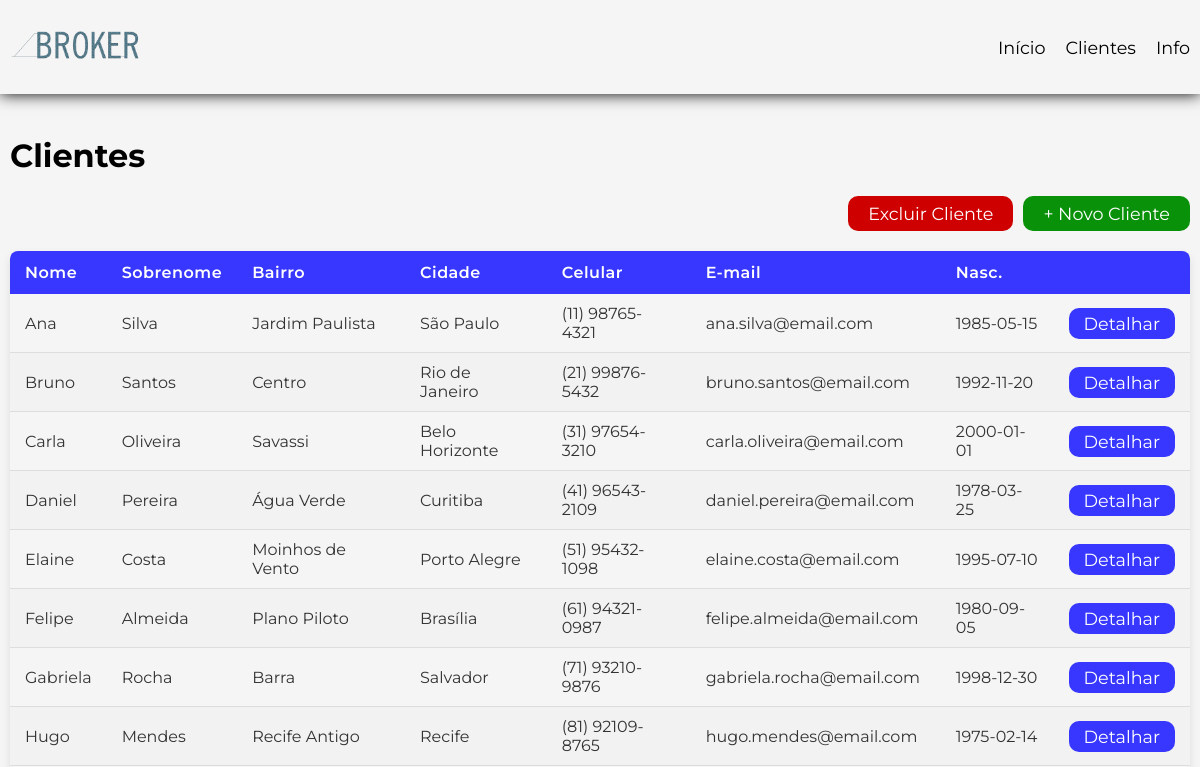
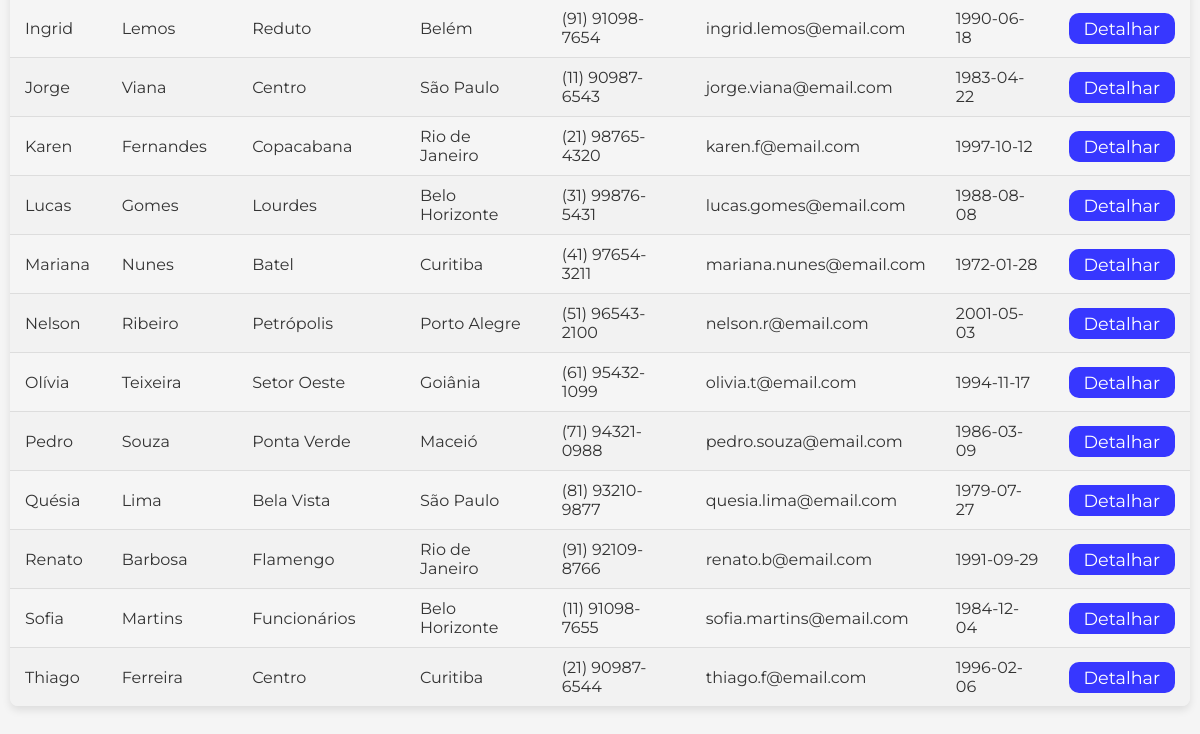
Before: /clientes with the older database file (2 pictures, top to bottom).
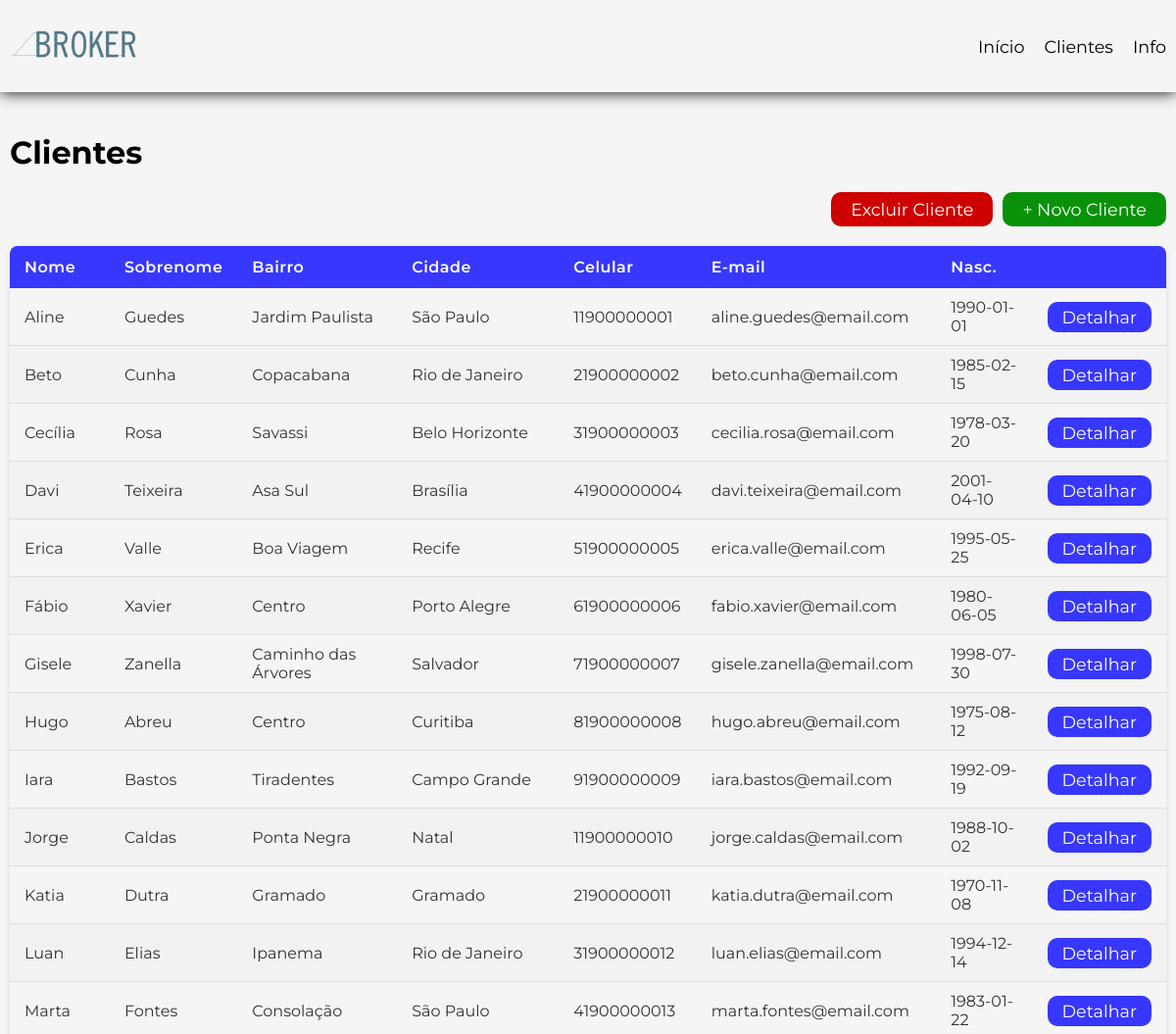
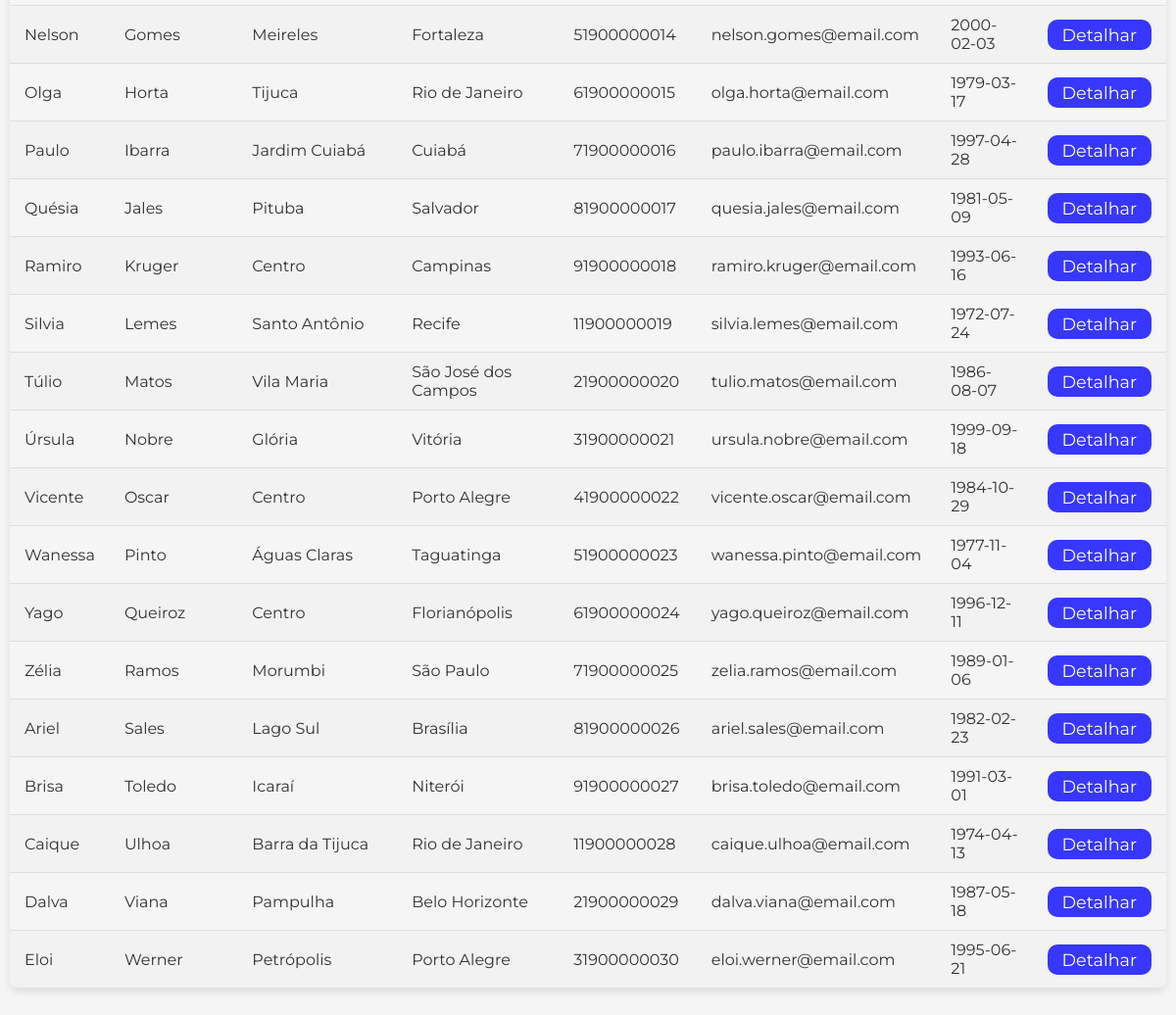
After: the same page with the newer database file (2 pictures, top to bottom).
### tables this page shows
CREATE TABLE addresses (
	id INT AUTO_INCREMENT NOT NULL,
	id_customer INT NOT NULL,
	street VARCHAR(100) NOT NULL,
	number INT NOT NULL,
	complement VARCHAR(10),
	neighborhood VARCHAR(100) NOT NULL,
	city VARCHAR(100) NOT NULL,
	state CHAR(2) NOT NULL,
	cep VARCHAR(8) NOT NULL,
	active BOOLEAN NOT NULL DEFAULT TRUE,
	created_at TIMESTAMP NOT NULL,
	modified_at TIMESTAMP,
	deleted_at TIMESTAMP,
	PRIMARY KEY(id),
	FOREIGN KEY(id_customer) REFERENCES customers(id)
);

CREATE TABLE customers (
	id INT AUTO_INCREMENT NOT NULL,
	first_name VARCHAR(40) NOT NULL,
	last_name VARCHAR(40) NOT NULL,
	cpf VARCHAR(11),
	birth_date DATE,
	cellphone VARCHAR(15),
	email varchar(254),
	active BOOLEAN NOT NULL DEFAULT TRUE,
	created_at TIMESTAMP NOT NULL,
	modified_at TIMESTAMP,
	deleted_at TIMESTAMP,
	PRIMARY KEY(id)
);

### App/Controller/CustomerController.php (called while the page is built, shortened)
<?php
final class CustomerController {
    private readonly CustomerUsecase $usecase;
    public function __construct(CustomerUsecase $usecase) {
        $this->usecase = $usecase;
    }
    final public function index(): void {
        $customers = $this->usecase->index();
        require_once VIEW . 'pages/main.php';
    }
}

### App/Usecase/CustomerUsecase.php (called while the page is built, shortened)
<?php
final class CustomerUsecase {
    private readonly CustomerRepository $repo;
    public function __construct(CustomerRepository $repo) {
        $this->repo = $repo;
    }
    public function index():?array {
        $result = $this->repo->fetchAll();
        if (!empty($result)) {
            return $result;
        }
        return null;
    }
}

### App/Repository/CustomerRepository.php (called while the page is built, shortened)
<?php
class CustomerRepository implements IRepository {
    private readonly mysqli $db;
    public function __construct(mysqli $db) {
        $this->db = $db;
    }
    public function fetchAll():?array {
        $query = "SELECT c.id, c.first_name, c.last_name, c.birth_date, c.cellphone, c.email, a.neighborhood, a.city
                FROM customers c
                LEFT JOIN addresses a ON c.id = a.id_customer;";
        $result = $this->db->query($query)->fetch_all(MYSQLI_ASSOC);
        if (!empty($result)) {
            $customers = [];
            foreach ($result as $row) {
                $address = new AddressDtoResponse(null, null,null,null,$row['neighborhood'],$row['city']);
                $customer = new CustomerDtoResponse($row['id'], $row['first_name'], $row['last_name'], $row['birth_date'],
                        $row['email'], $row['cellphone'], $address);
                $customers[] = $customer;
            }
            return $customers;
        }
        return null;
    }
}

### App/Dto/Response/CustomerDtoResponse.php (called while the page is built, shortened)
<?php
    final class CustomerDtoResponse {
        private ?int $id;
        private ?string $firstName;
        private ?string $lastName;
        private ?string $birthDate;
        private ?string $email;
        private ?string $cellphone;
        private ?AddressDtoResponse $address;
        public function getId(): ?int {
            return $this->id;
        }
        public function getFirstName(): ?string {
            return $this->firstName;
        }
        public function getLastName(): ?string {
            return $this->lastName;
        }
        public function getBirthDate(): ?string {
            return $this->birthDate;
        }
        public function getEmail(): ?string {
            return $this->email;
        }
        public function getCellphone(): ?string {
            return $this->cellphone;
        }
        public function getAddress(): ?AddressDtoResponse {
            return $this->address;
        }
        private function setId(?int $id): void {
            $this->id = $id;
        }
        public function setFirstName(?string $firstName): void {
            $this->firstName = $firstName;
        }
        public function setLastName(?string $lastName): void {
            $this->lastName = $lastName;
        }
        public function setBirthDate(?string $birthDate): void {
            $this->birthDate = $birthDate;
        }
        public function setEmail(?string $email): void {
            if (!empty($email)) {
                if (filter_var($email, FILTER_VALIDATE_EMAIL)) {
                    $this->email = $email;
                    return;
                }
                throw new Exception("Email is not valid", 400);
            } else {
                $this->email = $email;
            }
        }
        public function setCellphone(?string $cellphone): void {
            $this->cellphone = $cellphone;
        }
        public function setAddress(?AddressDtoResponse $address): void {
            $this->address = $address;
        }
    }

### App/Dto/Response/AddressDtoResponse.php (called while the page is built, shortened)
<?php
final class AddressDtoResponse {
    private ?string $neighborhood;
    private ?string $city;
    public function getNeighborhood(): ?string {
        return $this->neighborhood;
    }
    public function getCity(): ?string {
        return $this->city;
    }
    public function setNeighborhood(?string $neighborhood): void {
        $this->neighborhood = $neighborhood;
    }
    public function setCity(?string $city): void {
        $this->city = $city;
    }
}

### App/view/components/table.php (the view)
<div class="container">
    <h1>Clientes</h1>
    <div class="actions">
        <a href="./clientes/cadastrar" class="btn-actions new">+ Novo Cliente</a>
        <a href="./clientes" class="btn-actions delete">Excluir Cliente</a>
    </div>
    <table>
        <thead>
            <tr>
                <th>Nome</th>
                <th>Sobrenome</th>
                <th>Bairro</th>
                <th>Cidade</th>
                <th>Celular</th>
                <th>E-mail</th>
                <th>Nasc.</th>
                <th></th>
            </tr>
        </thead>
        <tbody>
            <?php if (empty($customers)): ?>
                <tr>
                    <td colspan="8">Ainda não há clientes cadastrados</td>
                </tr>
            <?php else: ?>
                <?php foreach ($customers as $customer): ?>
                    <tr>
                        <td><?= $customer->getFirstName() ?></td>
                        <td><?= $customer->getLastName() ?></td>
                        <td><?= $customer->getAddress()->getNeighborhood() ?></td>
                        <td><?= $customer->getAddress()->getCity() ?></td>
                        <td><?= $customer->getCellphone() ?></td>
                        <td><?= $customer->getEmail() ?></td>
                        <td><?= $customer->getBirthDate() ?></td>
                        <td><a class="btn-table info" href="<?= 'clientes/cadastrar?id=' . $customer->getId() ?>">Detalhar</a></td>
                    </tr>
                <?php endforeach; ?>
            <?php endif ?>
        </tbody>
    </table>
</div>

### public/index.php (shortened to what this page needs)
<?php
    $requestUri = parse_url($_SERVER['REQUEST_URI'], PHP_URL_PATH);
    switch ($requestUri) {
        case '/clientes':
            Controller::initCustomer()->index();
            break;
    }

### App/view/pages/main.php (shortened to what this page needs)
<!DOCTYPE html>
<html lang="pt-BR">
<head>
    <link rel="stylesheet" href="./styles/main.css">
    <link rel="stylesheet" href="./styles/variables.css">
</head>
<body>
    <?php include VIEW . "components/header.php"; ?>
    <main>
        <div class="container-fluid">
            <?php include VIEW . "components/table.php"; ?>
        </div>
    </main>
</body>
</html>

### App/view/components/header.php
<header>
    <div class="container-header">
        <div class="left">
            <a href="../">
                <img src="../assets/broker-logo.png" alt="logo" width="130px">
            </a>
        </div>
        <div class="right">
            <nav>
                <ul class="menu">
                    <li><a>Início</a></li>
                    <li><a>Clientes</a></li>
                    <li><a>Info</a></li>
                </ul>
            </nav>
        </div>
    </div>
</header>

### public/styles/main.css (style rules this page uses)
* { font-family: "Montserrat", sans-serif; }
a { text-decoration: none; font-size: 1.1rem; cursor: pointer; margin: 0; }
body { margin: 0; padding: 0; background-color: var(--white-background); }
header { display: flex; justify-content: center; box-shadow: 0px 0px 15px black; }
.container-fluid { display: flex; justify-content: center; width: 100%; }
.container-header { display: flex; width: var(--default-width-screen); align-items: center; justify-content: space-between; padding: 20px 10px; }
.container { display: flex; flex-direction: column; width: var(--default-width-screen); padding: 20px 10px; }
.actions { display: flex; flex-direction: row-reverse; gap: 10px; }
.menu { display: flex; list-style-type: none; gap: 20px; }
.btn-actions { padding: 7px 20px 7px 20px; border-radius: 10px; }
.btn-table { padding: 5px 15px 5px 15px; border-radius: 10px; }
.new { background-color: var(--success); color: var(--white); }
.delete { background-color: var(--error); color: var(--white); }
.info { background-color: var(--primary-color); color: var(--white); }
table { width: 100%; margin: 20px auto; border-collapse: collapse; box-shadow: 0 4px 8px rgba(0, 0, 0, 0.1); border-radius: 8px; overflow: hidden; font-family: 'Segoe UI', Tahoma, Geneva, Verdana, sans-serif; }
thead { background-color: var(--primary-color); color: white; }
th { padding: 12px 15px; text-align: left; font-weight: 600; letter-spacing: 0.5px; }
td { padding: 10px 15px; border-bottom: 1px solid #ddd; color: #333; }
tbody tr:nth-child(even) { background-color: #f2f2f2; }
tbody tr:last-child td { border-bottom: none; }

### public/styles/variables.css (style rules this page uses)
:root { --primary-color: rgb(55, 55, 255); --secundary-color: rgb(252, 252, 252); --terciary-color: rgb(219, 216, 0); --dark: rgb(15, 15, 15); --white-background: rgb(245, 245, 245); --default-width-screen: 1300px; --white: white; --success: rgb(9, 146, 9); --error: rgb(206, 0, 0); }

Changed rows visible on the page:
changed addresses "Jardim Paulista": id_customer.first_name "Ana" → "Aline"; id_customer.last_name "Silva" → "Guedes"; id_customer.cellphone "(11) 98765-4321" → "11900000001"; id_customer.email "ana.silva@email.com" → "aline.guedes@email.com"; id_customer.birth_date "1985-05-15" → "1990-01-01"
changed addresses: id_customer.first_name "Bruno" → "Beto"; id_customer.last_name "Santos" → "Cunha"; neighborhood "Centro" → "Copacabana"; id_customer.cellphone "(21) 99876-5432" → "21900000002"; id_customer.email "bruno.santos@email.com" → "beto.cunha@email.com"; id_customer.birth_date "1992-11-20" → "1985-02-15"
changed addresses "Savassi": id_customer.first_name "Carla" → "Cecília"; id_customer.last_name "Oliveira" → "Rosa"; id_customer.cellphone "(31) 97654-3210" → "31900000003"; id_customer.email "carla.oliveira@email.com" → "cecilia.rosa@email.com"; id_customer.birth_date "2000-01-01" → "1978-03-20"
changed addresses: id_customer.first_name "Daniel" → "Davi"; id_customer.last_name "Pereira" → "Teixeira"; neighborhood "Água Verde" → "Asa Sul"; city "Curitiba" → "Brasília"; id_customer.cellphone "(41) 96543-2109" → "41900000004"; id_customer.email "daniel.pereira@email.com" → "davi.teixeira@email.com"; id_customer.birth_date "1978-03-25" → "2001-04-10"
changed addresses: id_customer.first_name "Elaine" → "Erica"; id_customer.last_name "Costa" → "Valle"; neighborhood "Moinhos de Vento" → "Boa Viagem"; city "Porto Alegre" → "Recife"; id_customer.cellphone "(51) 95432-1098" → "51900000005"; id_customer.email "elaine.costa@email.com" → "erica.valle@email.com"; id_customer.birth_date "1995-07-10" → "1995-05-25"
changed addresses: id_customer.first_name "Felipe" → "Fábio"; id_customer.last_name "Almeida" → "Xavier"; neighborhood "Plano Piloto" → "Centro"; city "Brasília" → "Porto Alegre"; id_customer.cellphone "(61) 94321-0987" → "61900000006"; id_customer.email "felipe.almeida@email.com" → "fabio.xavier@email.com"; id_customer.birth_date "1980-09-05" → "1980-06-05"
changed addresses: id_customer.first_name "Gabriela" → "Gisele"; id_customer.last_name "Rocha" → "Zanella"; neighborhood "Barra" → "Caminho das Árvores"; id_customer.cellphone "(71) 93210-9876" → "71900000007"; id_customer.email "gabriela.rocha@email.com" → "gisele.zanella@email.com"; id_customer.birth_date "1998-12-30" → "1998-07-30"
changed addresses "Hugo": id_customer.last_name "Mendes" → "Abreu"; neighborhood "Recife Antigo" → "Centro"; city "Recife" → "Curitiba"; id_customer.cellphone "(81) 92109-8765" → "81900000008"; id_customer.email "hugo.mendes@email.com" → "hugo.abreu@email.com"; id_customer.birth_date "1975-02-14" → "1975-08-12"
changed addresses: id_customer.first_name "Ingrid" → "Iara"; id_customer.last_name "Lemos" → "Bastos"; neighborhood "Reduto" → "Tiradentes"; city "Belém" → "Campo Grande"; id_customer.cellphone "(91) 91098-7654" → "91900000009"; id_customer.email "ingrid.lemos@email.com" → "iara.bastos@email.com"; id_customer.birth_date "1990-06-18" → "1992-09-19"
changed addresses "Jorge": id_customer.last_name "Viana" → "Caldas"; neighborhood "Centro" → "Ponta Negra"; city "São Paulo" → "Natal"; id_customer.cellphone "(11) 90987-6543" → "11900000010"; id_customer.email "jorge.viana@email.com" → "jorge.caldas@email.com"; id_customer.birth_date "1983-04-22" → "1988-10-02"
changed addresses: id_customer.first_name "Karen" → "Katia"; id_customer.last_name "Fernandes" → "Dutra"; neighborhood "Copacabana" → "Gramado"; city "Rio de Janeiro" → "Gramado"; id_customer.cellphone "(21) 98765-4320" → "21900000011"; id_customer.email "karen.f@email.com" → "katia.dutra@email.com"; id_customer.birth_date "1997-10-12" → "1970-11-08"
changed addresses: id_customer.first_name "Lucas" → "Luan"; id_customer.last_name "Gomes" → "Elias"; neighborhood "Lourdes" → "Ipanema"; city "Belo Horizonte" → "Rio de Janeiro"; id_customer.cellphone "(31) 99876-5431" → "31900000012"; id_customer.email "lucas.gomes@email.com" → "luan.elias@email.com"; id_customer.birth_date "1988-08-08" → "1994-12-14"
changed addresses: id_customer.first_name "Mariana" → "Marta"; id_customer.last_name "Nunes" → "Fontes"; neighborhood "Batel" → "Consolação"; city "Curitiba" → "São Paulo"; id_customer.cellphone "(41) 97654-3211" → "41900000013"; id_customer.email "mariana.nunes@email.com" → "marta.fontes@email.com"; id_customer.birth_date "1972-01-28" → "1983-01-22"
changed addresses "Nelson": id_customer.last_name "Ribeiro" → "Gomes"; neighborhood "Petrópolis" → "Meireles"; city "Porto Alegre" → "Fortaleza"; id_customer.cellphone "(51) 96543-2100" → "51900000014"; id_customer.email "nelson.r@email.com" → "nelson.gomes@email.com"; id_customer.birth_date "2001-05-03" → "2000-02-03"
changed addresses: id_customer.first_name "Olívia" → "Olga"; id_customer.last_name "Teixeira" → "Horta"; neighborhood "Setor Oeste" → "Tijuca"; city "Goiânia" → "Rio de Janeiro"; id_customer.cellphone "(61) 95432-1099" → "61900000015"; id_customer.email "olivia.t@email.com" → "olga.horta@email.com"; id_customer.birth_date "1994-11-17" → "1979-03-17"
changed addresses: id_customer.first_name "Pedro" → "Paulo"; id_customer.last_name "Souza" → "Ibarra"; neighborhood "Ponta Verde" → "Jardim Cuiabá"; city "Maceió" → "Cuiabá"; id_customer.cellphone "(71) 94321-0988" → "71900000016"; id_customer.email "pedro.souza@email.com" → "paulo.ibarra@email.com"; id_customer.birth_date "1986-03-09" → "1997-04-28"
changed addresses "Quésia": id_customer.last_name "Lima" → "Jales"; neighborhood "Bela Vista" → "Pituba"; city "São Paulo" → "Salvador"; id_customer.cellphone "(81) 93210-9877" → "81900000017"; id_customer.email "quesia.lima@email.com" → "quesia.jales@email.com"; id_customer.birth_date "1979-07-27" → "1981-05-09"
changed addresses: id_customer.first_name "Renato" → "Ramiro"; id_customer.last_name "Barbosa" → "Kruger"; neighborhood "Flamengo" → "Centro"; city "Rio de Janeiro" → "Campinas"; id_customer.cellphone "(91) 92109-8766" → "91900000018"; id_customer.email "renato.b@email.com" → "ramiro.kruger@email.com"; id_customer.birth_date "1991-09-29" → "1993-06-16"
changed addresses: id_customer.first_name "Sofia" → "Silvia"; id_customer.last_name "Martins" → "Lemes"; neighborhood "Funcionários" → "Santo Antônio"; city "Belo Horizonte" → "Recife"; id_customer.cellphone "(11) 91098-7655" → "11900000019"; id_customer.email "sofia.martins@email.com" → "silvia.lemes@email.com"; id_customer.birth_date "1984-12-04" → "1972-07-24"
changed addresses: id_customer.first_name "Thiago" → "Túlio"; id_customer.last_name "Ferreira" → "Matos"; neighborhood "Centro" → "Vila Maria"; city "Curitiba" → "São José dos Campos"; id_customer.cellphone "(21) 90987-6544" → "21900000020"; id_customer.email "thiago.f@email.com" → "tulio.matos@email.com"; id_customer.birth_date "1996-02-06" → "1986-08-07"
added addresses: id_customer.first_name "Úrsula", id_customer.last_name "Nobre", neighborhood "Glória", city "Vitória", id_customer.cellphone "31900000021", id_customer.email "ursula.nobre@email.com", id_customer.birth_date "1999-09-18"
added addresses: id_customer.first_name "Vicente", id_customer.last_name "Oscar", neighborhood "Centro", city "Porto Alegre", id_customer.cellphone "41900000022", id_customer.email "vicente.oscar@email.com", id_customer.birth_date "1984-10-29"
added addresses: id_customer.first_name "Wanessa", id_customer.last_name "Pinto", neighborhood "Águas Claras", city "Taguatinga", id_customer.cellphone "51900000023", id_customer.email "wanessa.pinto@email.com", id_customer.birth_date "1977-11-04"
added addresses: id_customer.first_name "Yago", id_customer.last_name "Queiroz", neighborhood "Centro", city "Florianópolis", id_customer.cellphone "61900000024", id_customer.email "yago.queiroz@email.com", id_customer.birth_date "1996-12-11"
added addresses: id_customer.first_name "Zélia", id_customer.last_name "Ramos", neighborhood "Morumbi", city "São Paulo", id_customer.cellphone "71900000025", id_customer.email "zelia.ramos@email.com", id_customer.birth_date "1989-01-06"
added addresses: id_customer.first_name "Ariel", id_customer.last_name "Sales", neighborhood "Lago Sul", city "Brasília", id_customer.cellphone "81900000026", id_customer.email "ariel.sales@email.com", id_customer.birth_date "1982-02-23"
added addresses: id_customer.first_name "Brisa", id_customer.last_name "Toledo", neighborhood "Icaraí", city "Niterói", id_customer.cellphone "91900000027", id_customer.email "brisa.toledo@email.com", id_customer.birth_date "1991-03-01"
added addresses: id_customer.first_name "Caique", id_customer.last_name "Ulhoa", neighborhood "Barra da Tijuca", city "Rio de Janeiro", id_customer.cellphone "11900000028", id_customer.email "caique.ulhoa@email.com", id_customer.birth_date "1974-04-13"
added addresses: id_customer.first_name "Dalva", id_customer.last_name "Viana", neighborhood "Pampulha", city "Belo Horizonte", id_customer.cellphone "21900000029", id_customer.email "dalva.viana@email.com", id_customer.birth_date "1987-05-18"
added addresses: id_customer.first_name "Eloi", id_customer.last_name "Werner", neighborhood "Petrópolis", city "Porto Alegre", id_customer.cellphone "31900000030", id_customer.email "eloi.werner@email.com", id_customer.birth_date "1995-06-21"
